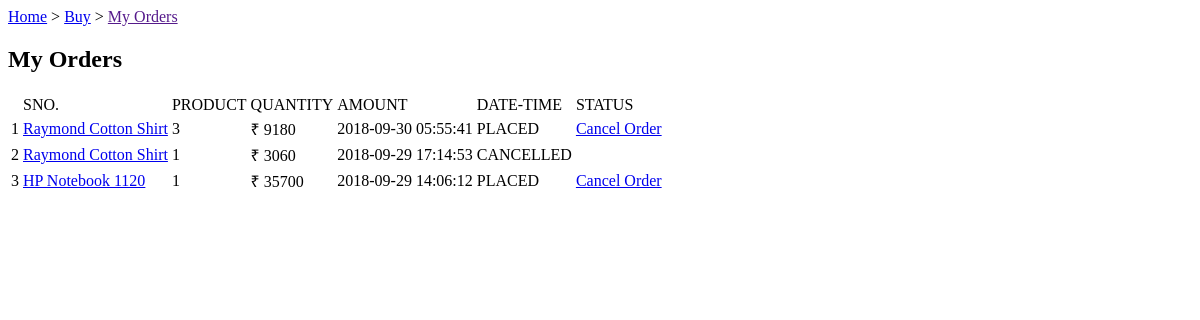
Page /buy/myorders/ (signed in) on the earlier database version.
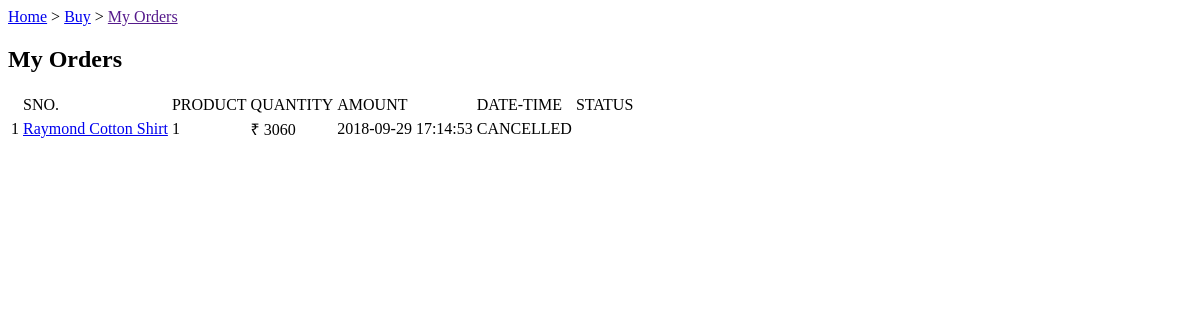
Same page on the later database version.
### tables this page shows
CREATE TABLE orders(
orderID varchar(10) PRIMARY KEY,
custID REFERENCES customer(custID),
prodID REFERENCES product(prodID),
quantity integer check(quantity>=1),
date datetime not null,
cost_price decimal(9,2) NOT NULL,
sell_price decimal(9,2) NOT NULL,
status varchar(15) NOT NULL,
CHECK (cost_price < sell_price )
);

CREATE TABLE product(
prodID varchar(10) PRIMARY KEY,
name varchar(30) NOT NULL,
quantity integer CHECK(quantity>=0) NOT NULL,
category varchar(30) NOT NULL ,
cost_price decimal(9,2) NOT NULL,
sell_price decimal(9,2) NOT NULL,
description varchar(100),
sellID varchar(10) REFERENCES seller (sellID),
CHECK (sell_price>cost_price)
);

### __init__.py (the view)
@app.route("/buy/myorders/")
def my_orders():
    if 'userid' not in session:
        return redirect(url_for('home'))
    if session['type']=="Seller":
        abort(403)
    res = cust_orders(session['userid'])
    return render_template('my_orders.html', orders=res)

### dbaccess.py (called while the page is built)
def cust_orders(custID):
    conn = sqlite3.connect('onlineshop.db')
    cur = conn.cursor()
    a = cur.execute("""SELECT o.orderID, o.prodID, p.name, o.quantity, o.sell_price, o.date, o.status
                       FROM orders o JOIN product p
                       WHERE o.prodID=p.prodID AND o.custID=? AND o.status!='RECIEVED'
                       ORDER BY o.date DESC """, (custID,))
    res = [i for i in a]
    conn.close()
    return res

### templates/my_orders.html (shortened to what this page needs)
<html>
<body>
  <p><a href="/">Home</a> > <a href="/buy">Buy</a> > <a href="">My Orders</a></p>
  <h2>My Orders</h2>
  {% if orders|length==0 %}
  <p>You have no orders yet.</p>
  {% else %}
  <table>
    <th>
      <td>SNO.</td><td>PRODUCT</td><td>QUANTITY</td><td>AMOUNT</td><td>DATE-TIME</td><td>STATUS</td><td></td>
    </th>
    {% set cnt={'val':1} %}
    {% for i in orders %}
    <tr>
      <td>{{cnt['val']}}</td><td><a href="/viewproduct/{{i[1]}}">{{i[2]}}</a></td><td>{{i[3]}}</td>
      <td>₹ {{i[4]}}</td><td>{{i[5]}}</td><td>{{i[6]}}</td>
      {% if i[6]=="PLACED" %}
      <td><a href="/cancel/{{i[0]}}">Cancel Order</a></td>
      {% elif i[6]=="DISPACHED" %}
      <td><a href="/recieve/{{i[0]}}">Recieved Order</a></td>
      {% endif %}
    </tr>
    {% endfor %}
  </table>
  {% endif %}
</body>
</html>

Differences in the rows shown:
no longer on this page (row edited): orders: val "1", name "Raymond Cotton Shirt", quantity "3", sell_price "9180", date "2018-09-30 05:55:41", status "PLACED"
no longer on this page (row edited): orders: val "3", name "HP Notebook 1120", quantity "1", sell_price "35700", date "2018-09-29 14:06:12", status "PLACED"
computed for orders "CANCELLED": val "2" → "1"
